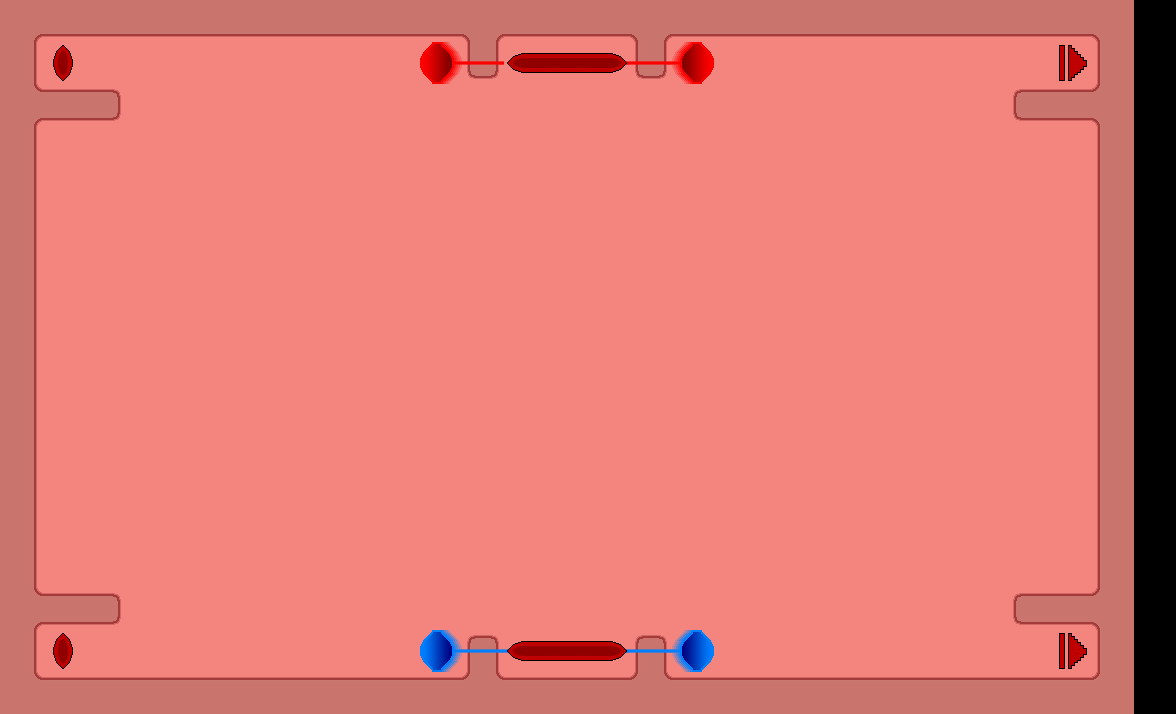

A 2D game scene composited from a Tiled map and its tileset images. What follows is a short description and the map's XML, with every tile layer's data as written:
An orthogonal 28x17 tile map with 42x42 px tiles, 3 tile layers (background, veins, arteries), 3 tilesets and 24 objects (12x wall, 2x goal, 2x artery_entrance, 2x vein_entrance, start0, ...).

<map version="1.2" tiledversion="1.3.5" orientation="orthogonal" renderorder="right-down" width="28" height="17" tilewidth="42" tileheight="42" infinite="0" nextlayerid="11" nextobjectid="120">
 <tileset firstgid="1" source="body_tiles.tsx" />
 <tileset firstgid="49" source="artery_and_vein.tsx" />
 <tileset firstgid="89" source="start_and_goal.tsx" />
 <layer id="1" name="background" width="28" height="17">
  <data encoding="csv">
38,42,42,42,42,42,42,42,42,42,42,3,42,42,42,3,42,42,42,42,42,42,42,42,42,42,2,0,
30,1,1,1,1,1,1,1,1,1,1,12,1,1,1,12,1,1,1,1,1,1,1,1,1,1,6,0,
39,41,48,1,1,1,1,1,1,1,1,1,1,1,1,1,1,1,1,1,1,1,1,1,24,41,15,0,
30,1,1,1,1,1,1,1,1,1,1,1,1,1,1,1,1,1,1,1,1,1,1,1,1,1,6,0,
30,1,1,1,1,1,1,1,1,1,1,1,1,1,1,1,1,1,1,1,1,1,1,1,1,1,6,0,
30,1,1,1,1,1,1,1,1,1,1,1,1,1,1,1,1,1,1,1,1,1,1,1,1,1,6,0,
30,1,1,1,1,1,1,1,1,1,1,1,1,1,1,1,1,1,1,1,1,1,1,1,1,1,6,0,
30,1,1,1,1,1,1,1,1,1,1,1,1,1,1,1,1,1,1,1,1,1,1,1,1,1,6,0,
30,1,1,1,1,1,1,1,1,1,1,1,1,1,1,1,1,1,1,1,1,1,1,1,1,1,6,0,
30,1,1,1,1,1,1,1,1,1,1,1,1,1,1,1,1,1,1,1,1,1,1,1,1,1,6,0,
30,1,1,1,1,1,1,1,1,1,1,1,1,1,1,1,1,1,1,1,1,1,1,1,1,1,6,0,
30,1,1,1,1,1,1,1,1,1,1,1,1,1,1,1,1,1,1,1,1,1,1,1,1,1,6,0,
30,1,1,1,1,1,1,1,1,1,1,1,1,1,1,1,1,1,1,1,1,1,1,1,1,1,6,0,
30,1,1,1,1,1,1,1,1,1,1,1,1,1,1,1,1,1,1,1,1,1,1,1,1,1,6,0,
39,41,48,1,1,1,1,1,1,1,1,1,1,1,1,1,1,1,1,1,1,1,1,1,24,41,15,0,
30,1,1,1,1,1,1,1,1,1,1,36,1,1,1,36,1,1,1,1,1,1,1,1,1,1,6,0,
26,18,18,18,18,18,18,18,18,18,18,27,18,18,18,27,18,18,18,18,18,18,18,18,18,18,14,0
</data>
 </layer>
 <layer id="8" name="veins" width="28" height="17">
  <data encoding="csv">
0,0,0,0,0,0,0,0,0,0,0,0,0,0,0,0,0,0,0,0,0,0,0,0,0,0,0,0,
0,0,0,0,0,0,0,0,0,0,0,0,0,52,52,52,70,0,0,0,0,0,0,0,0,0,0,0,
0,0,0,0,0,0,0,0,0,0,0,0,0,0,0,0,0,0,0,0,0,0,0,0,0,0,0,0,
0,0,0,0,0,0,0,0,0,0,0,0,0,0,0,0,0,0,0,0,0,0,0,0,0,0,0,0,
0,0,0,0,0,0,0,0,0,0,0,0,0,0,0,0,0,0,0,0,0,0,0,0,0,0,0,0,
0,0,0,0,0,0,0,0,0,0,0,0,0,0,0,0,0,0,0,0,0,0,0,0,0,0,0,0,
0,0,0,0,0,0,0,0,0,0,0,0,0,0,0,0,0,0,0,0,0,0,0,0,0,0,0,0,
0,0,0,0,0,0,0,0,0,0,0,0,0,0,0,0,0,0,0,0,0,0,0,0,0,0,0,0,
0,0,0,0,0,0,0,0,0,0,0,0,0,0,0,0,0,0,0,0,0,0,0,0,0,0,0,0,
0,0,0,0,0,0,0,0,0,0,0,0,0,0,0,0,0,0,0,0,0,0,0,0,0,0,0,0,
0,0,0,0,0,0,0,0,0,0,0,0,0,0,0,0,0,0,0,0,0,0,0,0,0,0,0,0,
0,0,0,0,0,0,0,0,0,0,0,0,0,0,0,0,0,0,0,0,0,0,0,0,0,0,0,0,
0,0,0,0,0,0,0,0,0,0,0,0,0,0,0,0,0,0,0,0,0,0,0,0,0,0,0,0,
0,0,0,0,0,0,0,0,0,0,0,0,0,0,0,0,0,0,0,0,0,0,0,0,0,0,0,0,
0,0,0,0,0,0,0,0,0,0,0,0,0,0,0,0,0,0,0,0,0,0,0,0,0,0,0,0,
0,0,0,0,0,0,0,0,0,0,54,72,72,72,72,72,74,0,0,0,0,0,0,0,0,0,0,0,
0,0,0,0,0,0,0,0,0,0,0,0,0,0,0,0,0,0,0,0,0,0,0,0,0,0,0,0
</data>
 </layer>
 <layer id="7" name="arteries" width="28" height="17">
  <data encoding="csv">
0,0,0,0,0,0,0,0,0,0,0,0,0,0,0,0,0,0,0,0,0,0,0,0,0,0,0,0,
0,93,0,0,0,0,0,0,0,0,50,52,89,90,91,0,0,0,0,0,0,0,0,0,0,96,0,0,
0,0,0,0,0,0,0,0,0,0,0,0,0,0,0,0,0,0,0,0,0,0,0,0,0,0,0,0,
0,0,0,0,0,0,0,0,0,0,0,0,0,0,0,0,0,0,0,0,0,0,0,0,0,0,0,0,
0,0,0,0,0,0,0,0,0,0,0,0,0,0,0,0,0,0,0,0,0,0,0,0,0,0,0,0,
0,0,0,0,0,0,0,0,0,0,0,0,0,0,0,0,0,0,0,0,0,0,0,0,0,0,0,0,
0,0,0,0,0,0,0,0,0,0,0,0,0,0,0,0,0,0,0,0,0,0,0,0,0,0,0,0,
0,0,0,0,0,0,0,0,0,0,0,0,0,0,0,0,0,0,0,0,0,0,0,0,0,0,0,0,
0,0,0,0,0,0,0,0,0,0,0,0,0,0,0,0,0,0,0,0,0,0,0,0,0,0,0,0,
0,0,0,0,0,0,0,0,0,0,0,0,0,0,0,0,0,0,0,0,0,0,0,0,0,0,0,0,
0,0,0,0,0,0,0,0,0,0,0,0,0,0,0,0,0,0,0,0,0,0,0,0,0,0,0,0,
0,0,0,0,0,0,0,0,0,0,0,0,0,0,0,0,0,0,0,0,0,0,0,0,0,0,0,0,
0,0,0,0,0,0,0,0,0,0,0,0,0,0,0,0,0,0,0,0,0,0,0,0,0,0,0,0,
0,0,0,0,0,0,0,0,0,0,0,0,0,0,0,0,0,0,0,0,0,0,0,0,0,0,0,0,
0,0,0,0,0,0,0,0,0,0,0,0,0,0,0,0,0,0,0,0,0,0,0,0,0,0,0,0,
0,93,0,0,0,0,0,0,0,0,0,0,89,90,91,0,0,0,0,0,0,0,0,0,0,96,0,0,
0,0,0,0,0,0,0,0,0,0,0,0,0,0,0,0,0,0,0,0,0,0,0,0,0,0,0,0
</data>
 </layer>
 <objectgroup id="4" name="obstacles">
  <object id="96" name="wall" x="0" y="0" width="1134" height="42" />
  <object id="97" name="wall" x="0" y="672" width="1134" height="42" />
  <object id="98" name="wall" x="0" y="42" width="42" height="630" />
  <object id="99" name="wall" x="1092" y="42" width="42" height="630" />
  <object id="100" name="wall" x="42" y="84" width="84" height="42" />
  <object id="101" name="wall" x="42" y="588" width="84" height="42" />
  <object id="102" name="wall" x="1008" y="84" width="84" height="42" />
  <object id="103" name="wall" x="1008" y="588" width="84" height="42" />
  <object id="104" name="wall" x="462" y="630" width="42" height="42" />
  <object id="105" name="wall" x="630" y="630" width="42" height="42" />
  <object id="106" name="wall" x="462" y="42" width="42" height="42" />
  <object id="107" name="wall" x="630" y="42" width="42" height="42" />
  <object id="108" name="start0" x="42" y="42" width="42" height="42" />
  <object id="109" name="start1" x="42" y="630" width="42" height="42" />
  <object id="110" name="start2" x="504" y="42" width="126" height="42" />
  <object id="111" name="start3" x="504" y="630" width="126" height="42" />
  <object id="112" name="goal" x="1050" y="42" width="42" height="42" />
  <object id="113" name="goal" x="1050" y="630" width="42" height="42" />
  <object id="114" name="artery_entrance" x="378" y="42" width="84" height="42" />
  <object id="115" name="artery_entrance" x="672" y="42" width="84" height="42" />
  <object id="116" name="artery" x="420" y="42" width="294" height="42" />
  <object id="117" name="vein" x="420" y="630" width="294" height="42" />
  <object id="118" name="vein_entrance" x="378" y="630" width="84" height="42" />
  <object id="119" name="vein_entrance" x="672" y="630" width="84" height="42" />
 </objectgroup>
</map>
